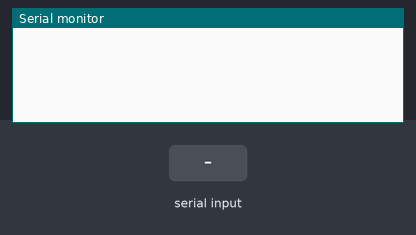
The sketch below on a simulated Arduino Uno, built with avr-gcc and run on an emulated ATmega328P. On the bench: the last lines printed to the serial monitor. Inputs (shaded band) come from the test bench.

Above: at 1.2 s.
1.3 s: "90,45\n" received over Serial
At 1.7 s:
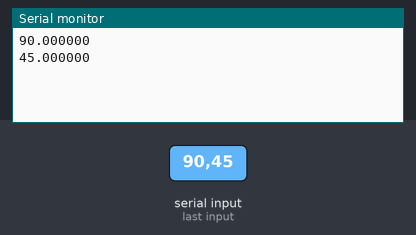
2.8 s: "30,150\n" received over Serial
At 4.0 s:
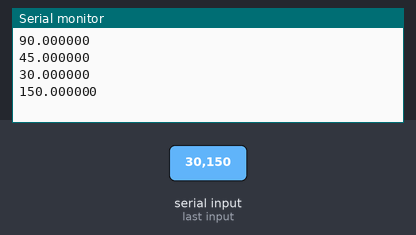
Timing chart, 0 to 5.8 s (numbered marks = the images above; inputs shaded):
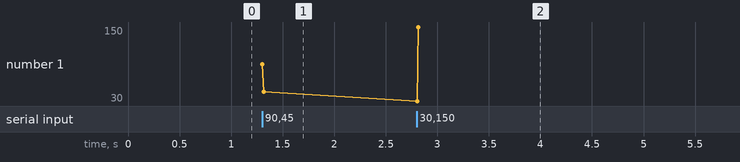

The sketch:

ReadSerialMoniter.ino
```cpp
float output;
void setup() {
  Serial.begin(9600);


   Serial.setTimeout(4);
}

void loop() {
  //Serial.println("Which sensor would you like to read? ");

  while (Serial.available() == 0) {
    delay(10);
  }
  float menuChoice = Serial.parseFloat();
  if (menuChoice != 0){
    output = menuChoice;
    Serial.println(output,6);
  }


}
```

Measured:
- after the input at 1.3 s, the serial monitor: prints a new line at once (image 1)
- after the input at 2.8 s, the serial monitor: prints a new line at once (image 2)
- plotted number 1: 45 → 150 after the input at 2.8 s
